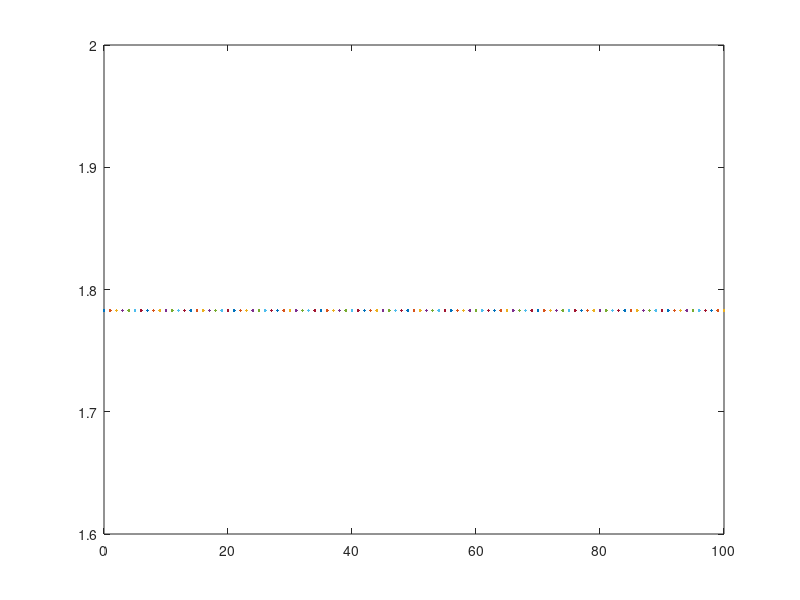
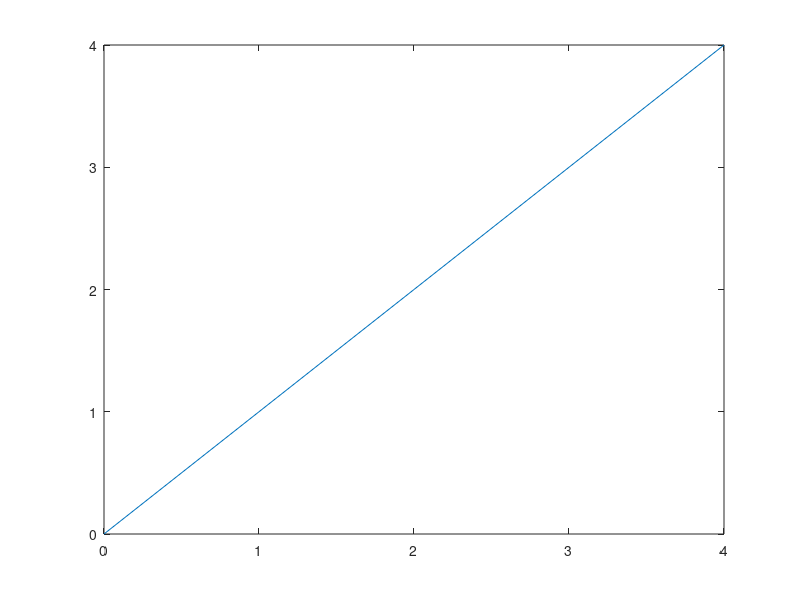
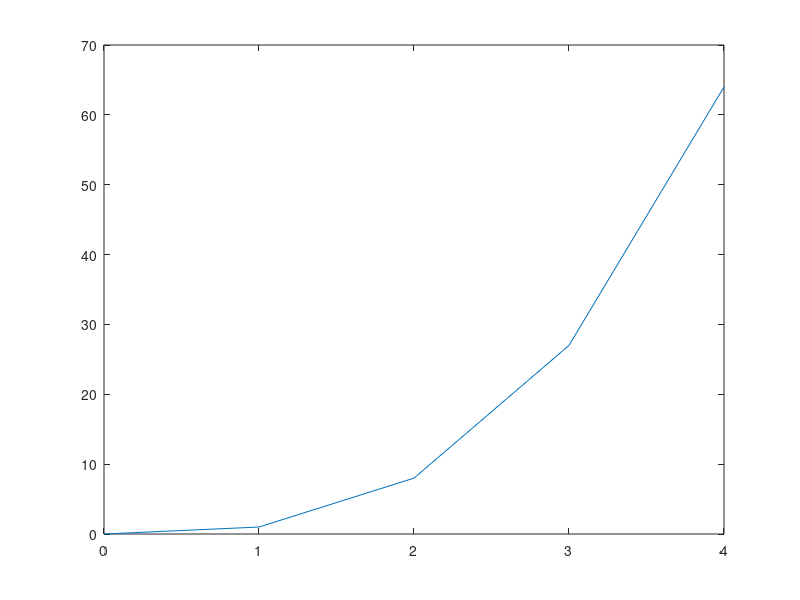
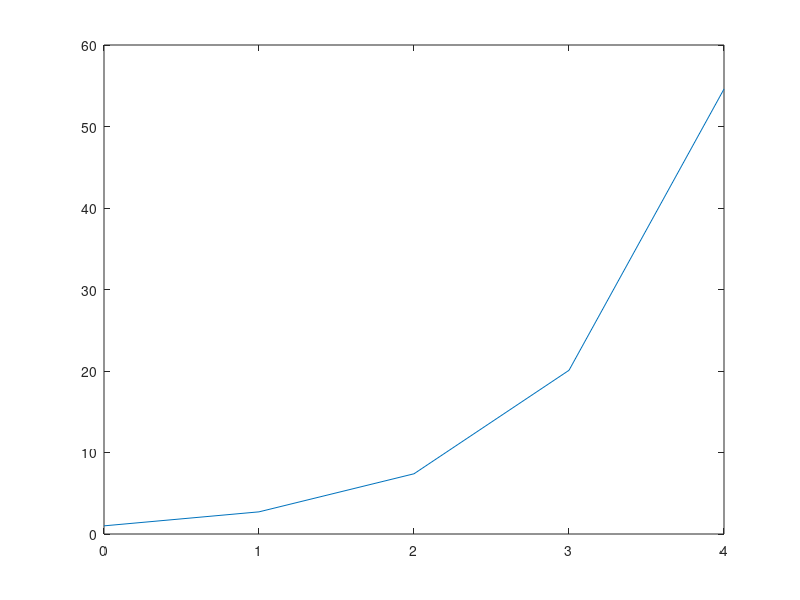

Write the MATLAB code that produced these figures, in order.
clc
clear all

display('Lab 5')
display('Aim: (A) To create a vector X with elements X = (-1)^(n+1)/(2n-1) and add the 100 elements.')
display('(B) Plot x, x^3, exp(x), exp(x^3)')


%(A)
display('')
n = 0 : 100;
X = (power(-1, n+1) ./ (2 * n - 1));

display('Summation of X = (-1)^(n+1)/(2n-1)')
Xsum = sum(X)

display('Sum plot')
plot(n, Xsum)
figure

%(B)
display('')
x = 0 : 4;
f1 = x;
f2 = power(x, 3);
f3 = exp(x);
f4 = exp(power(x, 3));

display('Plot of x')
plot(x, f1)
figure

display('Plot of x^3')
plot(x, f2)
figure

display('Plot of exp(x)')
plot(x, f3)
figure

display('Plot of exp(x^3)')
plot(x, f4)
figure